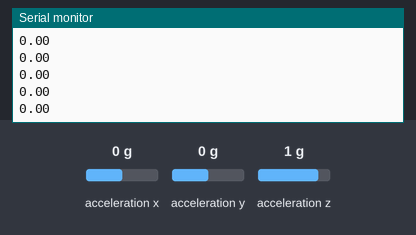
Recording of a sketch running on a simulated ESP32. On the bench: the last lines printed to the serial monitor. The test bench sets the inputs (shaded band); at power-on: acceleration x 0 g, acceleration y 0 g, acceleration z 1 g. WiFi joins after 1.5 s; servers stay silent unless stated; no MQTT or app messages arrive unless stated.

Above: at 2.2 s.
2.3 s: acceleration x set to -1.4 g
At 3.57 s:
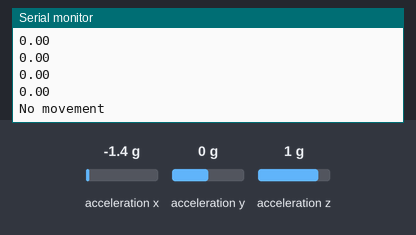
5.3 s: acceleration y set to -0.8 g
At 5.32 s:
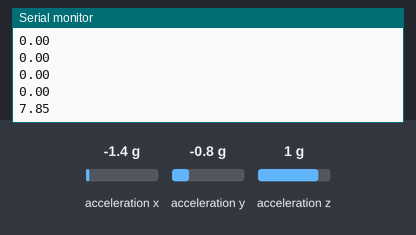
6.8 s: acceleration z set to -1.4 g
At 6.85 s:
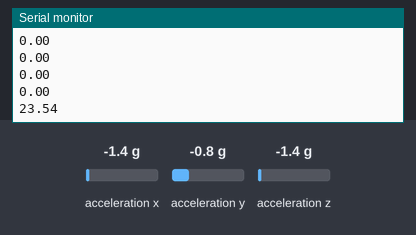
Timing chart, 0 to 9.8 s (numbered marks = the images above; inputs shaded):
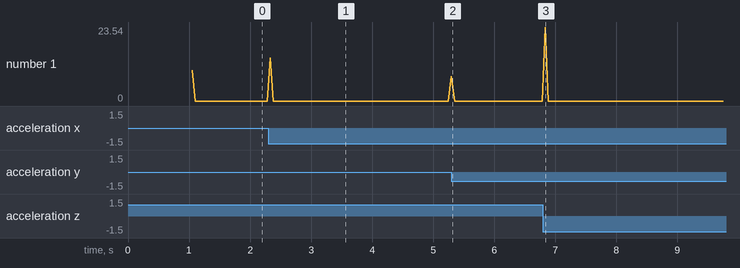

Measured:
- after the input at 2.3 s, the serial monitor: prints a new line at once (image 1)
- after the input at 5.3 s, the serial monitor: prints a new line at once (image 2)
- after the input at 6.8 s, the serial monitor: prints a new line at once (image 3)

The sketch:

limitbasedmqtt.ino
```cpp
#include <Wire.h>
#include <Adafruit_Sensor.h>
#include <Adafruit_ADXL345_U.h>
#include <WiFi.h>
#include <PubSubClient.h>


const char* ssid = "Ni";
const char* password =  "niteesh@";
const char* mqtt_server = "91.121.93.94";
const int mqtt_port = 1883;

int timecount=25;
int maxlim=4;
int catofmove[5]={0};
String msg="";

WiFiClient espClient;
PubSubClient client(espClient);

void Wifi_disconnected(WiFiEvent_t event, WiFiEventInfo_t info){
  Serial.println("Wifi Reconnecting...");
  WiFi.begin(ssid, password);
}

Adafruit_ADXL345_Unified accel = Adafruit_ADXL345_Unified(12345);
float X=0;
float Y=0;
float Z=0;

void setup() {
  Serial.begin(115200);

  while (!Serial) {
    delay(10);
  }
  Serial.println("Starting ADXL345 test...");

  if (!accel.begin()) {
    Serial.println("ADXL345 not found");
    while (1);
  }

  WiFi.disconnect(true);
  delay(1000);
  WiFi.onEvent(Wifi_disconnected, SYSTEM_EVENT_STA_DISCONNECTED);
  WiFi.begin(ssid, password);
  Serial.println("Waiting for WIFI network...");


  // Connect to MQTT broker
  client.setServer(mqtt_server, mqtt_port);
  client.setCallback(callback);

  while (!client.connected()) {
    Serial.print("Connecting to MQTT broker...");
    if (client.connect("ESP32_Client")) {
      Serial.println("connected");
      // client.subscribe("test_topic");
    } else {
      Serial.print("failed, rc=");
      Serial.print(client.state());
      Serial.println(" retrying in 5 seconds");
      delay(5000);
    }
  }
}

void loop() {

  sensors_event_t event;
  accel.getEvent(&event);
  float x=event.acceleration.x;
  float y=event.acceleration.y;
  float z=event.acceleration.z;
  float res=sqrt((X-x)*(X-x)+(Y-y)*(Y-y)+(Z-z)*(Z-z));
  X=x;
  Y=y;
  Z=z;
  Serial.println(res);

  if(res>=15)
  catofmove[0]+=1;
  if(res<15 && res>=3.5)
  catofmove[1]+=1;
  if(res<3.5 && res>=1)
  catofmove[2]+=1;
  if(res<1 && res>=0.25)
  catofmove[3]+=1;
  if(res<0.25)
  catofmove[4]+=1;

  timecount--;

  if(timecount<=0)
  {
    for(int i=0;i<5;i++)
    {
      if(catofmove[i]>=maxlim)
      {
          sendmsg(i);
          break;
      }
    }
    for(int i=0;i<5;i++)
    {
       catofmove[i]=0;
    }
   timecount=25;
  }

   delay(50);
}

void callback(char* topic, byte* message, unsigned int length) {
  Serial.print("Message received: ");
  Serial.println((char*)message);
}

void reconnect() {
  while (!client.connected()) {
    Serial.print("Attempting MQTT connection...");
    if (client.connect("ESP32_Client")) {
      Serial.println("connected");
      // client.subscribe("test_topic");
    } else {
      Serial.print("failed, rc=");
      Serial.print(client.state());
      Serial.println(" retrying in 5 seconds");
      delay(5000);
    }
  }
}

void sendmsg(int i)
{
  if(i==0)
  msg="Heavy movement";
  if(i==1)
  msg="Doing work";
  if(i==2)
  msg="Moving body parts";
  if(i==3)
  msg="Little movement";
  if(i==4)
  msg="No movement";

  if(WiFi.status() == WL_CONNECTED)
  {
    if (!client.connected()){
      reconnect();
    }
     client.publish("test_topic",msg.c_str());
     Serial.println(msg);
     client.loop();
  }
}
```
